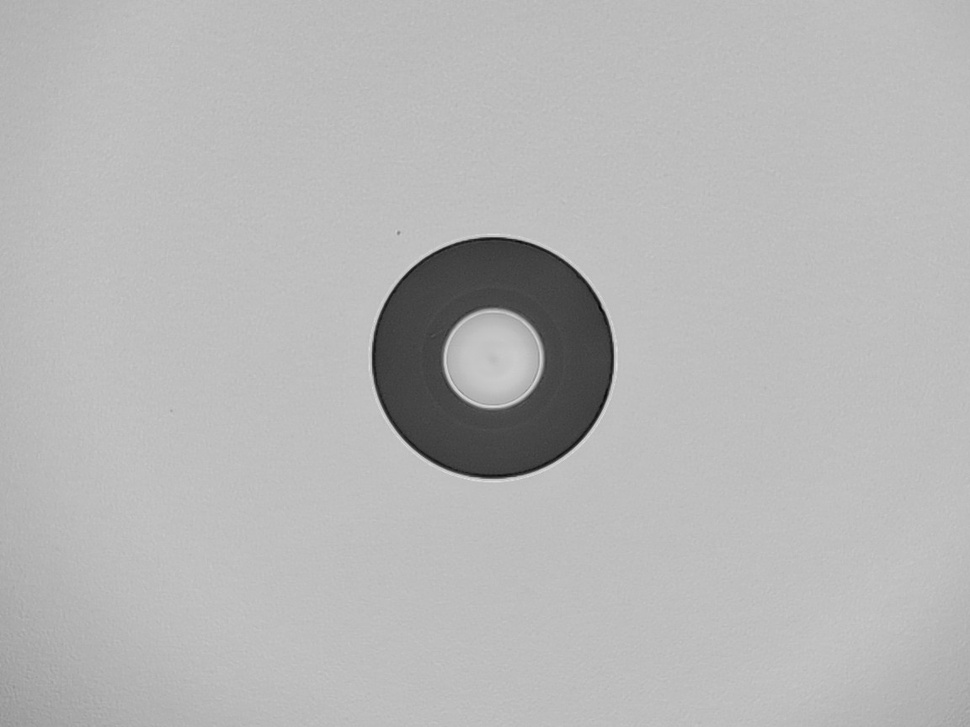
#> input picture img1.jpg, 970 x 727 px, shrunk from 1152 x 864 before the run, found by its file name
$ python OstuThresholding.py
#> lines starting #> are read from the running program, lines starting #| are printed output that depends on the picture; after the words box and inside, x2 and y2 are one past the last pixel; in counts of white or black regions, pixels touching at a corner belong together
#Otsu Method
import cv2 as cv
import numpy as np
from matplotlib import pyplot as plt

base_path = 'C:/Users/Saem1001/Documents/GitHub/OpenCV-Practice/'
img_path = base_path + 'img1.jpg'
img = cv.imread(base_path + 'img1.jpg', cv.IMREAD_GRAYSCALE)
#> img is the input picture: shape (727, 970); min 2, max 224, mean 182
assert img is not None, "file could not be read, check with os.path.exists()"

# Case 1: Global thresholding with a fixed value of 127. [cite: 27, 30]
ret1, th1 = cv.threshold(img, 127, 255, cv.THRESH_BINARY)
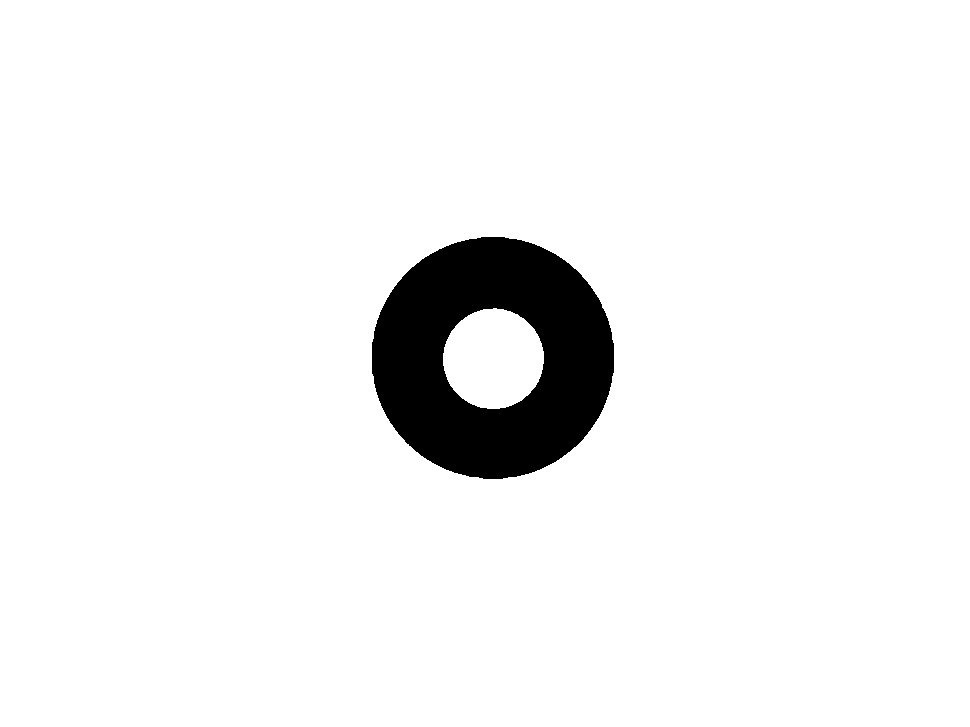
#> th1: shape (727, 970); 94.6% white; 1 black region, box (x1, y1, x2, y2) and area: (372, 237, 614, 479) 38078

# Case 2: Otsu's thresholding. [cite: 28]
# The threshold value is set to 0, but it will be ignored because cv.THRESH_OTSU is used.
# The function automatically calculates the optimal threshold (ret2). [cite: 25]
ret2, th2 = cv.threshold(img, 0, 255, cv.THRESH_BINARY + cv.THRESH_OTSU)
#> ret2 = 127

# Case 3: Gaussian filtering followed by Otsu's thresholding.
# Filtering removes noise, which helps create a better histogram for Otsu's method. [cite: 28, 29]
blur = cv.GaussianBlur(img, (5, 5), 0)
ret3, th3 = cv.threshold(blur, 0, 255, cv.THRESH_BINARY + cv.THRESH_OTSU)
#> th3: shape (727, 970); 94.6% white; 1 black region, box (x1, y1, x2, y2) and area: (372, 237, 614, 479) 38117
#> ret3 = 128

# Plotting the images and their corresponding histograms to show the effect
# of each method. [cite: 29]
images = [img, 0, th1,
          img, 0, th2,
          blur, 0, th3]
titles = ['Original Noisy Image', 'Histogram', 'Global Thresholding (v=127)',
          'Original Noisy Image', 'Histogram', "Otsu's Thresholding",
          'Gaussian filtered Image', 'Histogram', "Otsu's Thresholding"]

# The loop structure is more complex to accommodate the histograms in the plot.
for i in range(3):
    # Plot the source image (original or blurred)
    plt.subplot(3, 3, i * 3 + 1)
    plt.imshow(images[i * 3], 'gray')
    plt.title(titles[i * 3]), plt.xticks([]), plt.yticks([])

    # Plot the histogram of the source image
    plt.subplot(3, 3, i * 3 + 2)
    plt.hist(images[i * 3].ravel(), 256)
    plt.title(titles[i * 3 + 1]), plt.xticks([]), plt.yticks([])

    # Plot the thresholded result
    plt.subplot(3, 3, i * 3 + 3)
    plt.imshow(images[i * 3 + 2], 'gray')
    plt.title(titles[i * 3 + 2]), plt.xticks([]), plt.yticks([])

plt.show()
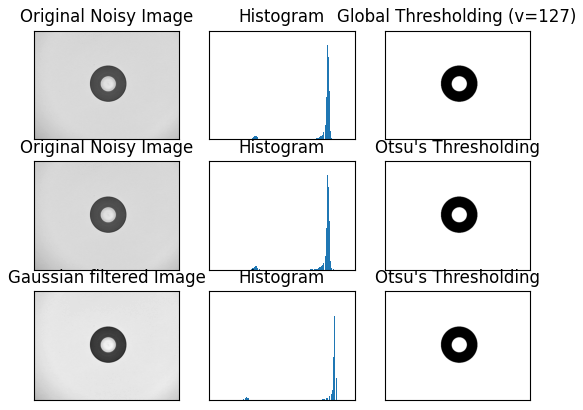
#> figure drawn by matplotlib, 9 panels

$ run again, with img38.jpg copied over img1.jpg
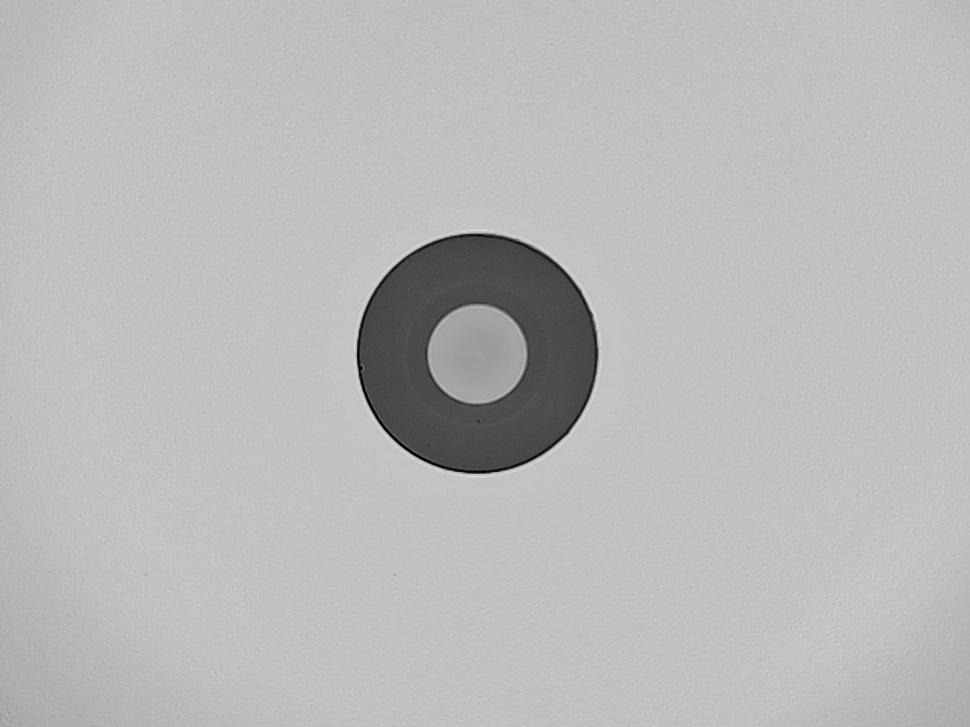
#> input picture img38.jpg, 970 x 727 px, shrunk from 1152 x 864 before the run, found by its file name
#> img is the input picture: shape (727, 970); min 0, max 225, mean 185.2
#> `ret1, th1 = cv.threshold(img, 127, 255, cv.THRESH_BINARY)`:
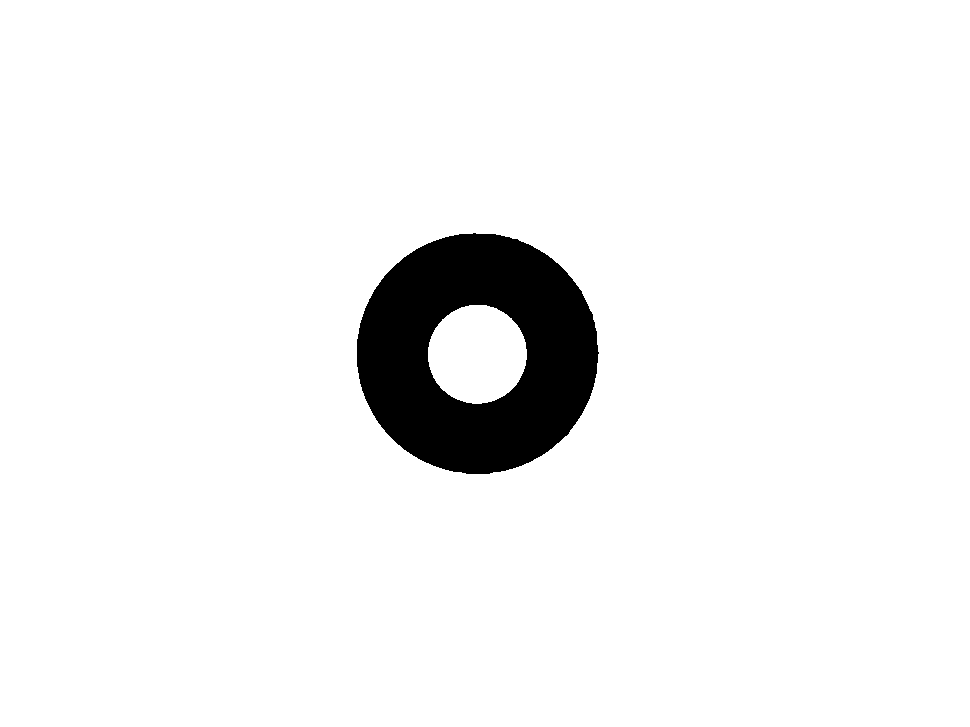
#> th1: shape (727, 970); 94.6% white; 1 black region, box (x1, y1, x2, y2) and area: (357, 233, 599, 474) 37977
#> th2: shape (727, 970); 94.6% white; 1 black region, box (x1, y1, x2, y2) and area: (357, 233, 599, 474) 38063
#> ret2 = 132
#> th3: shape (727, 970); 94.6% white; 1 black region, box (x1, y1, x2, y2) and area: (356, 233, 599, 474) 38233
